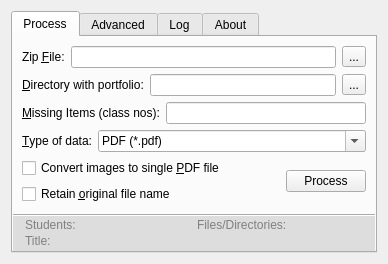
<ui version="4.0" >
 <class>ep_packagerClass</class>
 <widget class="QWidget" name="ep_packagerClass" >
  <property name="geometry" >
   <rect>
    <x>0</x>
    <y>0</y>
    <width>386</width>
    <height>264</height>
   </rect>
  </property>
  <property name="windowTitle" >
   <string>E-Portfolio Packager</string>
  </property>
  <property name="windowIcon" >
   <iconset resource="ep-packager.qrc" >:/Icons/images/ep-packager_16.png</iconset>
  </property>
  <layout class="QGridLayout" >
   <item row="0" column="0" >
    <widget class="QTabWidget" name="tabWidget" >
     <property name="currentIndex" >
      <number>0</number>
     </property>
     <widget class="QWidget" name="tab" >
      <attribute name="title" >
       <string>Process</string>
      </attribute>
      <layout class="QVBoxLayout" >
       <property name="leftMargin" >
        <number>0</number>
       </property>
       <property name="topMargin" >
        <number>0</number>
       </property>
       <property name="rightMargin" >
        <number>0</number>
       </property>
       <property name="bottomMargin" >
        <number>0</number>
       </property>
       <item>
        <layout class="QVBoxLayout" >
         <property name="leftMargin" >
          <number>9</number>
         </property>
         <property name="topMargin" >
          <number>9</number>
         </property>
         <property name="rightMargin" >
          <number>9</number>
         </property>
         <property name="bottomMargin" >
          <number>0</number>
         </property>
         <item>
          <layout class="QHBoxLayout" >
           <item>
            <widget class="QLabel" name="srcFile_label" >
             <property name="focusPolicy" >
              <enum>Qt::NoFocus</enum>
             </property>
             <property name="text" >
              <string>Zip &amp;File:</string>
             </property>
             <property name="buddy" >
              <cstring>srcFile</cstring>
             </property>
            </widget>
           </item>
           <item>
            <widget class="fileEdit" name="srcFile" >
             <property name="toolTip" >
              <string>Drop the zip file downloaded from e-portfolio website to here</string>
             </property>
             <property name="text" >
              <string/>
             </property>
            </widget>
           </item>
           <item>
            <widget class="QToolButton" name="srcFile_more" >
             <property name="text" >
              <string>...</string>
             </property>
            </widget>
           </item>
          </layout>
         </item>
         <item>
          <layout class="QHBoxLayout" >
           <item>
            <widget class="QLabel" name="srcDir_label" >
             <property name="text" >
              <string>&amp;Directory with portfolio:</string>
             </property>
             <property name="buddy" >
              <cstring>srcDir</cstring>
             </property>
            </widget>
           </item>
           <item>
            <widget class="dirEdit" name="srcDir" >
             <property name="toolTip" >
              <string>Drop the folder containing the portfolio items here</string>
             </property>
             <property name="text" >
              <string/>
             </property>
            </widget>
           </item>
           <item>
            <widget class="QToolButton" name="srcDir_more" >
             <property name="text" >
              <string>...</string>
             </property>
            </widget>
           </item>
          </layout>
         </item>
         <item>
          <layout class="QHBoxLayout" >
           <item>
            <widget class="QLabel" name="itemMissing_label" >
             <property name="text" >
              <string>&amp;Missing Items (class nos):</string>
             </property>
             <property name="buddy" >
              <cstring>itemMissing</cstring>
             </property>
            </widget>
           </item>
           <item>
            <widget class="QLineEdit" name="itemMissing" >
             <property name="toolTip" >
              <string>&lt;html>&lt;head>&lt;meta name="qrichtext" content="1" />&lt;style type="text/css">
p, li { white-space: pre-wrap; }
&lt;/style>&lt;/head>&lt;body>&lt;p style=" margin-top:0px; margin-bottom:0px; margin-left:0px; margin-right:0px; -qt-block-indent:0; text-indent:0px;">Enter the class numbers of students who did not do the submission. e.g. &lt;span style=" font-weight:600;">9,13,18&lt;/span>&lt;/p>&lt;/body>&lt;/html></string>
             </property>
            </widget>
           </item>
          </layout>
         </item>
         <item>
          <layout class="QHBoxLayout" >
           <item>
            <widget class="QLabel" name="srcType_label" >
             <property name="text" >
              <string>&amp;Type of data:</string>
             </property>
             <property name="buddy" >
              <cstring>srcType</cstring>
             </property>
            </widget>
           </item>
           <item>
            <widget class="QComboBox" name="srcType" >
             <property name="sizePolicy" >
              <sizepolicy vsizetype="Fixed" hsizetype="Expanding" >
               <horstretch>0</horstretch>
               <verstretch>0</verstretch>
              </sizepolicy>
             </property>
             <property name="toolTip" >
              <string>If necessary, enter the type of data to upload to the system</string>
             </property>
             <property name="editable" >
              <bool>true</bool>
             </property>
             <item>
              <property name="text" >
               <string>PDF (*.pdf)</string>
              </property>
             </item>
             <item>
              <property name="text" >
               <string>Images (*.jpg; *.tif)</string>
              </property>
             </item>
             <item>
              <property name="text" >
               <string>Flash Movies (*.flv)</string>
              </property>
             </item>
             <item>
              <property name="text" >
               <string>Documents (*.doc; *.xls; *.ppt)</string>
              </property>
             </item>
             <item>
              <property name="text" >
               <string>Archives (*.zip; *.7z; *.rar)</string>
              </property>
             </item>
             <item>
              <property name="text" >
               <string>&lt;Directories></string>
              </property>
             </item>
            </widget>
           </item>
          </layout>
         </item>
         <item>
          <layout class="QHBoxLayout" >
           <item>
            <layout class="QVBoxLayout" >
             <item>
              <widget class="QCheckBox" name="pdf_single" >
               <property name="toolTip" >
                <string>Check this to convert JPEG and TIFF files to PDF file</string>
               </property>
               <property name="text" >
                <string>Convert images to single &amp;PDF file</string>
               </property>
              </widget>
             </item>
             <item>
              <widget class="QCheckBox" name="original_filename" >
               <property name="toolTip" >
                <string>&lt;html>&lt;head>&lt;meta name="qrichtext" content="1" />&lt;style type="text/css">
p, li { white-space: pre-wrap; }
&lt;/style>&lt;/head>&lt;body style=" font-family:'新細明體'; font-size:9pt; font-weight:400; font-style:normal;">
&lt;p style=" margin-top:0px; margin-bottom:0px; margin-left:0px; margin-right:0px; -qt-block-indent:0; text-indent:0px;">Click this to retain the original file name of the portfolio items.&lt;/p>
&lt;p style=" margin-top:0px; margin-bottom:0px; margin-left:0px; margin-right:0px; -qt-block-indent:0; text-indent:0px;">Otherwise the files will be renamed to something like &lt;span style=" font-weight:600;">2007-12-17-140533-1.jpg&lt;/span>&lt;/p>&lt;/body>&lt;/html></string>
               </property>
               <property name="text" >
                <string>Retain &amp;original file name</string>
               </property>
              </widget>
             </item>
            </layout>
           </item>
           <item>
            <spacer>
             <property name="orientation" >
              <enum>Qt::Horizontal</enum>
             </property>
             <property name="sizeHint" >
              <size>
               <width>40</width>
               <height>20</height>
              </size>
             </property>
            </spacer>
           </item>
           <item>
            <widget class="QPushButton" name="cmdProcess" >
             <property name="text" >
              <string>Process</string>
             </property>
            </widget>
           </item>
          </layout>
         </item>
         <item>
          <spacer>
           <property name="orientation" >
            <enum>Qt::Vertical</enum>
           </property>
           <property name="sizeHint" >
            <size>
             <width>344</width>
             <height>0</height>
            </size>
           </property>
          </spacer>
         </item>
        </layout>
       </item>
       <item>
        <widget class="QFrame" name="frame" >
         <property name="minimumSize" >
          <size>
           <width>0</width>
           <height>0</height>
          </size>
         </property>
         <property name="autoFillBackground" >
          <bool>false</bool>
         </property>
         <property name="styleSheet" >
          <string>#frame {background-color: #dddddd; border-top: 2px groove #aaaaaa} QLabel{color: gray}</string>
         </property>
         <property name="frameShape" >
          <enum>QFrame::StyledPanel</enum>
         </property>
         <layout class="QGridLayout" >
          <property name="topMargin" >
           <number>2</number>
          </property>
          <property name="bottomMargin" >
           <number>2</number>
          </property>
          <property name="verticalSpacing" >
           <number>2</number>
          </property>
          <item row="0" column="0" >
           <widget class="QLabel" name="infoStudents" >
            <property name="styleSheet" >
             <string/>
            </property>
            <property name="text" >
             <string>Students: &lt;nil></string>
            </property>
           </widget>
          </item>
          <item row="0" column="1" >
           <widget class="QLabel" name="infoDatacount" >
            <property name="styleSheet" >
             <string/>
            </property>
            <property name="text" >
             <string>Files/Directories: &lt;nil></string>
            </property>
           </widget>
          </item>
          <item row="1" column="0" colspan="2" >
           <widget class="QLabel" name="infoTitle" >
            <property name="styleSheet" >
             <string/>
            </property>
            <property name="text" >
             <string>Title: &lt;nil></string>
            </property>
           </widget>
          </item>
         </layout>
        </widget>
       </item>
      </layout>
     </widget>
     <widget class="QWidget" name="tab_3" >
      <attribute name="title" >
       <string>Advanced</string>
      </attribute>
      <layout class="QVBoxLayout" >
       <item>
        <layout class="QHBoxLayout" >
         <item>
          <widget class="QLabel" name="maxZipFileSize_label" >
           <property name="text" >
            <string>&amp;Max size of generated file:</string>
           </property>
           <property name="buddy" >
            <cstring>maxZipFileSize</cstring>
           </property>
          </widget>
         </item>
         <item>
          <widget class="QSpinBox" name="maxZipFileSize" >
           <property name="sizePolicy" >
            <sizepolicy vsizetype="Fixed" hsizetype="Expanding" >
             <horstretch>0</horstretch>
             <verstretch>0</verstretch>
            </sizepolicy>
           </property>
           <property name="suffix" >
            <string> bytes</string>
           </property>
           <property name="minimum" >
            <number>8388608</number>
           </property>
           <property name="maximum" >
            <number>2147483647</number>
           </property>
           <property name="singleStep" >
            <number>1048576</number>
           </property>
           <property name="value" >
            <number>83886080</number>
           </property>
          </widget>
         </item>
        </layout>
       </item>
       <item>
        <widget class="QGroupBox" name="groupBox_2" >
         <property name="title" >
          <string>Skip file if filesize is smaller than ...</string>
         </property>
         <layout class="QGridLayout" >
          <item row="0" column="0" >
           <widget class="QLabel" name="label_minJpegSize" >
            <property name="text" >
             <string>JPEG:</string>
            </property>
           </widget>
          </item>
          <item row="0" column="1" >
           <widget class="QComboBox" name="minJpegSize" >
            <property name="sizePolicy" >
             <sizepolicy vsizetype="Fixed" hsizetype="Expanding" >
              <horstretch>0</horstretch>
              <verstretch>0</verstretch>
             </sizepolicy>
            </property>
            <property name="editable" >
             <bool>true</bool>
            </property>
            <item>
             <property name="text" >
              <string>0</string>
             </property>
            </item>
            <item>
             <property name="text" >
              <string>87000 (blank page - Color 200 DPI)</string>
             </property>
            </item>
           </widget>
          </item>
          <item row="1" column="0" >
           <widget class="QLabel" name="label_minTiffSize" >
            <property name="text" >
             <string>TIFF:</string>
            </property>
           </widget>
          </item>
          <item row="1" column="1" >
           <widget class="QComboBox" name="minTiffSize" >
            <property name="sizePolicy" >
             <sizepolicy vsizetype="Fixed" hsizetype="MinimumExpanding" >
              <horstretch>0</horstretch>
              <verstretch>0</verstretch>
             </sizepolicy>
            </property>
            <property name="editable" >
             <bool>true</bool>
            </property>
            <item>
             <property name="text" >
              <string>0</string>
             </property>
            </item>
            <item>
             <property name="text" >
              <string>5000 (blank page - B&amp;W 200 DPI)</string>
             </property>
            </item>
           </widget>
          </item>
          <item row="2" column="0" colspan="2" >
           <widget class="QLabel" name="label_2" >
            <property name="text" >
             <string>Note: This function is for skipping blank pages. Filesize is calculated in bytes.</string>
            </property>
            <property name="wordWrap" >
             <bool>true</bool>
            </property>
           </widget>
          </item>
         </layout>
        </widget>
       </item>
       <item>
        <spacer>
         <property name="orientation" >
          <enum>Qt::Vertical</enum>
         </property>
         <property name="sizeHint" >
          <size>
           <width>20</width>
           <height>40</height>
          </size>
         </property>
        </spacer>
       </item>
      </layout>
     </widget>
     <widget class="QWidget" name="tab_2" >
      <attribute name="title" >
       <string>Log</string>
      </attribute>
      <layout class="QGridLayout" >
       <property name="leftMargin" >
        <number>0</number>
       </property>
       <property name="topMargin" >
        <number>0</number>
       </property>
       <property name="rightMargin" >
        <number>0</number>
       </property>
       <property name="bottomMargin" >
        <number>0</number>
       </property>
       <item row="0" column="0" >
        <widget class="QTextEdit" name="debug_con" >
         <property name="readOnly" >
          <bool>true</bool>
         </property>
         <property name="html" >
          <string>&lt;html>&lt;head>&lt;meta name="qrichtext" content="1" />&lt;style type="text/css">
p, li { white-space: pre-wrap; }
&lt;/style>&lt;/head>&lt;body style=" font-family:'新細明體'; font-size:9pt; font-weight:400; font-style:normal;">
&lt;p style="-qt-paragraph-type:empty; margin-top:0px; margin-bottom:0px; margin-left:0px; margin-right:0px; -qt-block-indent:0; text-indent:0px;">&lt;/p>&lt;/body>&lt;/html></string>
         </property>
         <property name="acceptRichText" >
          <bool>false</bool>
         </property>
        </widget>
       </item>
      </layout>
     </widget>
     <widget class="QWidget" name="tab_4" >
      <attribute name="title" >
       <string>About</string>
      </attribute>
      <layout class="QVBoxLayout" >
       <item>
        <widget class="QGroupBox" name="groupBox" >
         <property name="title" >
          <string>About E-Portfolio Packager</string>
         </property>
         <layout class="QVBoxLayout" >
          <item>
           <widget class="QLabel" name="label" >
            <property name="text" >
             <string>&lt;html>&lt;head>&lt;meta name="qrichtext" content="1" />&lt;style type="text/css">
p, li { white-space: pre-wrap; }
&lt;/style>&lt;/head>&lt;body style=" font-family:'新細明體'; font-size:9pt; font-weight:400; font-style:normal;">
&lt;p style=" margin-top:0px; margin-bottom:0px; margin-left:0px; margin-right:0px; -qt-block-indent:0; text-indent:0px;">&lt;span style=" font-weight:600;">E-Portfolio Packager&lt;/span>&lt;/p>
&lt;p style="-qt-paragraph-type:empty; margin-top:0px; margin-bottom:0px; margin-left:0px; margin-right:0px; -qt-block-indent:0; text-indent:0px; font-weight:600;">&lt;/p>
&lt;p style=" margin-top:0px; margin-bottom:0px; margin-left:0px; margin-right:0px; -qt-block-indent:0; text-indent:0px;">Copyright (C) Contributors&lt;/p>
&lt;p style=" margin-top:0px; margin-bottom:0px; margin-left:0px; margin-right:0px; -qt-block-indent:0; text-indent:0px;">URL: &lt;a href="http://ep.puikiucollege.edu.hk/">&lt;span style=" text-decoration: underline; color:#0000ff;">http://ep.puikiucollege.edu.hk&lt;/span>&lt;/a>&lt;/p>
&lt;p style="-qt-paragraph-type:empty; margin-top:0px; margin-bottom:0px; margin-left:0px; margin-right:0px; -qt-block-indent:0; text-indent:0px;">&lt;/p>
&lt;p style=" margin-top:0px; margin-bottom:0px; margin-left:0px; margin-right:0px; -qt-block-indent:0; text-indent:0px;">Distributed by GPL version 2.0&lt;/p>
&lt;p style=" margin-top:0px; margin-bottom:0px; margin-left:0px; margin-right:0px; -qt-block-indent:0; text-indent:0px;">Source code is available upon request&lt;/p>&lt;/body>&lt;/html></string>
            </property>
            <property name="openExternalLinks" >
             <bool>true</bool>
            </property>
           </widget>
          </item>
         </layout>
        </widget>
       </item>
       <item>
        <spacer>
         <property name="orientation" >
          <enum>Qt::Vertical</enum>
         </property>
         <property name="sizeHint" >
          <size>
           <width>20</width>
           <height>40</height>
          </size>
         </property>
        </spacer>
       </item>
      </layout>
     </widget>
    </widget>
   </item>
  </layout>
 </widget>
 <layoutdefault spacing="6" margin="11" />
 <customwidgets>
  <customwidget>
   <class>dirEdit</class>
   <extends>QLineEdit</extends>
   <header>widgets.h</header>
  </customwidget>
  <customwidget>
   <class>fileEdit</class>
   <extends>QLineEdit</extends>
   <header>widgets.h</header>
  </customwidget>
 </customwidgets>
 <tabstops>
  <tabstop>srcFile</tabstop>
  <tabstop>srcFile_more</tabstop>
  <tabstop>srcDir</tabstop>
  <tabstop>srcDir_more</tabstop>
  <tabstop>itemMissing</tabstop>
  <tabstop>srcType</tabstop>
  <tabstop>pdf_single</tabstop>
  <tabstop>original_filename</tabstop>
  <tabstop>cmdProcess</tabstop>
  <tabstop>tabWidget</tabstop>
  <tabstop>maxZipFileSize</tabstop>
  <tabstop>minJpegSize</tabstop>
  <tabstop>minTiffSize</tabstop>
  <tabstop>debug_con</tabstop>
 </tabstops>
 <resources>
  <include location="ep-packager.qrc" />
 </resources>
 <connections/>
</ui>
